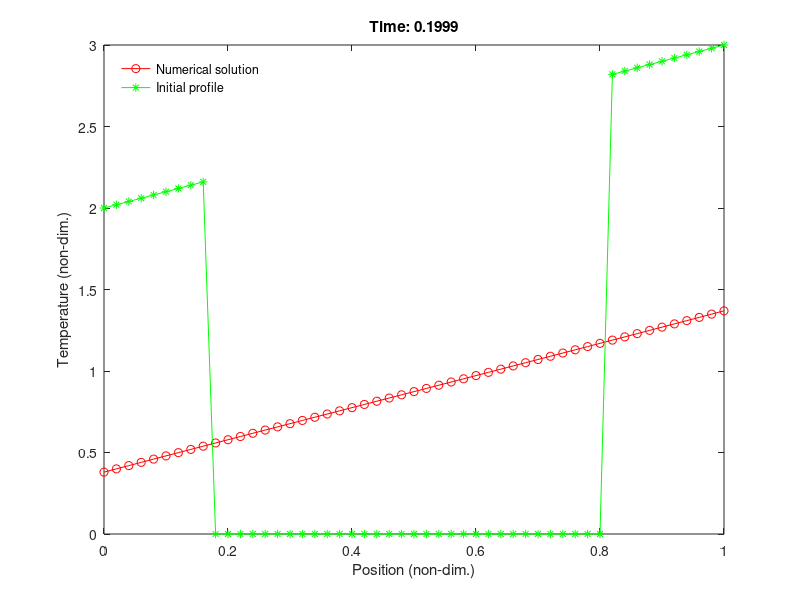
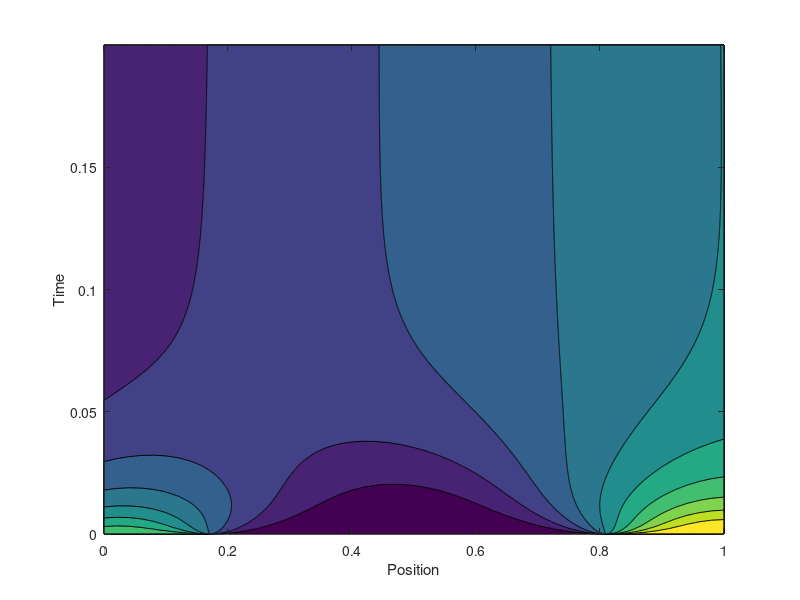

The MATLAB source for these figures, in order:
% diffusion_ftcs_n.m
% Solve the 1-D diffusion equation for an initial spike profile 
% with Neumann conditions using FTCS, in a matrix formulation

% Clear memory and show only a few digits
clear all; format short;

% Thermal conductivity
kappa=1;

% Time step and spatial step
tau=1e-4;
h=0.02;

% Number of time steps
nsteps=2000;

% Calculate the ratio tau/(th/2), where th is the approximate diffusion
% time for one spatial step h, and display
th=h^2/kappa;
disp(['Ratio tau/(0.5*th): ',num2str(tau/(0.5*th))]);

% Vector of x values
x=0:h:1;
L=length(x);

% Construct the matrix D associated with the second spatial 
% derivative and the boundary conditions
D=-2*eye(L);
D=D+diag(ones(L-1,1),+1)+diag(ones(L-1,1),-1);
D=kappa*tau*D/h^2;

% Construct the update matrix
A=eye(L)+D;

% Neumann boundary conditions
A(1,:)=A(2,:);
A(L,:)=A(L-1,:);

b=zeros(L,1);
b(1,1)=1;
b(L,1)=-1;

% Initial conditions
temp1=x+2;
temp1(10:L-10)=0;
temp=temp1';

% Record T(x,t) matrix for visualisation
temp_xt(:,1)=temp;

% March forwards in time
time(1)=0;
figure(1);
skip=50;
for n=1:nsteps

    % Update the time and the temperature profile
    time(n+1)=time(n)+tau;
    temp=A*temp-h*b;
    
    % Plot the temperature versus position, the initial temperature
    % profile, and the analytic values, with annotations
    if rem(n,skip) == 0
        plot(x,temp,'ro-',x,temp1,'g-*')
        xlabel('Position (non-dim.)');
        ylabel('Temperature (non-dim.)');
        handle=legend('Numerical solution','Initial profile');
        set (handle,'Box','off','Location','NorthWest')
        title(['Time: ',num2str( time(n))]);
        drawnow; pause(0.01);
    end
    
    % Record T(x,t) matrix for visualisation
    temp_xt(:,n+1)=temp;
    
end

% Visualisation of temperature versus position and time. MATLAB
% uses a surfc(x(i),y(j),z(j,i)) convention, hence the transpose
figure(2);
contourf(x,time,temp_xt');
%shading interp;
xlabel('Position'); ylabel('Time'); zlabel('Temperature');
